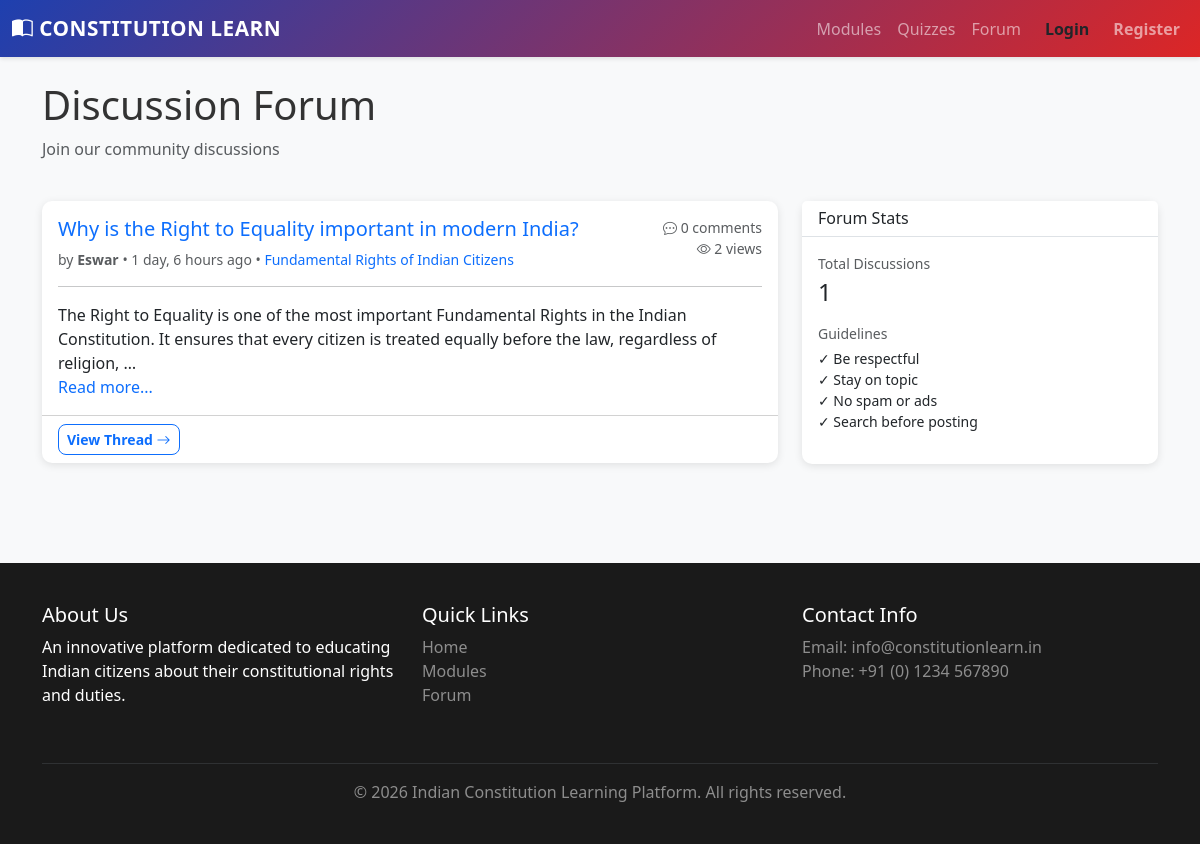
The app's page /discussions/ with its own data.
### core/models.py (models this page shows, shortened)
class DiscussionThread(models.Model):
    STATUS_CHOICES = [
        ('open', 'Open'),
        ('closed', 'Closed'),
        ('pinned', 'Pinned'),
    ]
    title = models.CharField(
        max_length=255,
        help_text='Thread title'
    )
    content = models.TextField(help_text='Thread content')
    author = models.ForeignKey(
        CustomUser,
        on_delete=models.CASCADE,
        related_name='discussion_threads',
        help_text='Thread creator'
    )
    module = models.ForeignKey(
        LearningModule,
        on_delete=models.SET_NULL,
        null=True,
        blank=True,
        related_name='discussion_threads',
        help_text='Related module (optional)'
    )
    status = models.CharField(
        max_length=20,
        choices=STATUS_CHOICES,
        default='open',
        help_text='Thread status'
    )
    is_pinned = models.BooleanField(
        default=False,
        help_text='Pin thread to top'
    )
    views_count = models.PositiveIntegerField(
        default=0,
        help_text='Number of views'
    )
    created_at = models.DateTimeField(auto_now_add=True)
    updated_at = models.DateTimeField(auto_now=True)
    class Meta:
        db_table = 'discussion_thread'
        verbose_name = 'Discussion Thread'
        verbose_name_plural = 'Discussion Threads'
        ordering = ['-is_pinned', '-updated_at']
        indexes = [
            models.Index(fields=['-is_pinned', '-created_at']),
            models.Index(fields=['module', 'status']),
        ]

class CustomUser(AbstractUser):
    ROLE_CHOICES = [
        ('admin', 'Administrator'),
        ('educator', 'Educator'),
        ('citizen', 'Citizen'),
    ]
    role = models.CharField(
        max_length=20,
        choices=ROLE_CHOICES,
        default='citizen',
        help_text='User role in the platform'
    )
    bio = models.TextField(
        blank=True,
        null=True,
        help_text='User biography'
    )
    profile_image = models.ImageField(
        upload_to='profiles/',
        blank=True,
        null=True,
        help_text='User profile picture'
    )
    is_email_verified = models.BooleanField(
        default=False,
        help_text='Email verification status'
    )
    created_at = models.DateTimeField(auto_now_add=True)
    updated_at = models.DateTimeField(auto_now=True)
    class Meta:
        db_table = 'custom_user'
        verbose_name = 'User'
        verbose_name_plural = 'Users'
        ordering = ['-created_at']
        indexes = [
            models.Index(fields=['role']),
            models.Index(fields=['email']),
        ]

class LearningModule(models.Model):
    STATUS_CHOICES = [
        ('draft', 'Draft'),
        ('published', 'Published'),
        ('archived', 'Archived'),
    ]
    title = models.CharField(
        max_length=255,
        unique=True,
        help_text='Module title'
    )
    description = models.TextField(help_text='Module description')
    content = models.TextField(help_text='Module main content')
    slug = models.SlugField(
        unique=True,
        help_text='URL-friendly identifier'
    )
    created_by = models.ForeignKey(
        CustomUser,
        on_delete=models.SET_NULL,
        null=True,
        related_name='created_modules',
        help_text='Educator who created this module'
    )
    status = models.CharField(
        max_length=20,
        choices=STATUS_CHOICES,
        default='draft',
        help_text='Publication status'
    )
    order = models.PositiveIntegerField(
        default=0,
        help_text='Display order'
    )
    image = models.ImageField(
        upload_to='modules/',
        blank=True,
        null=True,
        help_text='Module cover image'
    )
    attachment = models.FileField(
        upload_to='modules/attachments/',
        blank=True,
        null=True,
        help_text='Additional PDF or document'
    )
    difficulty_level = models.CharField(
        max_length=20,
        choices=[
            ('beginner', 'Beginner'),
            ('intermediate', 'Intermediate'),
            ('advanced', 'Advanced'),
        ],
        default='beginner',
        help_text='Difficulty level'
    )
    estimated_time = models.PositiveIntegerField(
        default=15,
        help_text='Estimated reading time in minutes'
    )
    created_at = models.DateTimeField(auto_now_add=True)
    updated_at = models.DateTimeField(auto_now=True)
    published_at = models.DateTimeField(null=True, blank=True)
    class Meta:
        db_table = 'learning_module'
        verbose_name = 'Learning Module'
        verbose_name_plural = 'Learning Modules'
        ordering = ['order', '-created_at']
        indexes = [
            models.Index(fields=['status', 'order']),
            models.Index(fields=['slug']),
        ]

### core/views.py (the view)
# urls.py: path('discussions/', views.DiscussionThreadListView.as_view(), name='thread_list'),
class DiscussionThreadListView(ListView):
    model = DiscussionThread
    template_name = 'core/discussions/thread_list.html'
    context_object_name = 'threads'
    paginate_by = 15
    def get_queryset(self):
        return DiscussionThread.objects.all().annotate(
            comment_count=Count('comments')
        ).order_by('-is_pinned', '-updated_at')

### templates/core/discussions/thread_list.html (shortened to what this page needs)
{% extends "base.html" %}
{% block content %}
<div class="container">
    <div class="row mb-4">
        <div class="col">
            <h1 class="mb-2">Discussion Forum</h1>
            <p class="text-muted">Join our community discussions</p>
        </div>
    </div>
    <div class="row">
        <div class="col-lg-8">
            {% for thread in threads %}
            <div class="card border-0 shadow-sm mb-3">
                <div class="card-body">
                    <div class="d-flex justify-content-between align-items-start">
                        <div class="flex-grow-1">
                            <h5 class="mb-2">
                                <a href="{% url 'thread_detail' thread.pk %}" class="text-decoration-none">
                                    {{ thread.title }}
                                </a>
                            </h5>
                            <p class="text-muted small mb-0">
                                by <strong>{{ thread.author.username }}</strong>
                                • {{ thread.created_at|timesince }} ago
                                {% if thread.module %}
                                • <a href="{% url 'module_detail' thread.module.slug %}" class="text-decoration-none">{{ thread.module.title }}</a>
                                {% endif %}
                            </p>
                        </div>
                        <div class="text-end">
                            <div class="small text-muted">
                                <div><i class="bi bi-chat-dots"></i> {{ thread.comments.count }} comments</div>
                                <div><i class="bi bi-eye"></i> {{ thread.views_count }} views</div>
                            </div>
                        </div>
                    </div>
                    <hr class="my-3">
                    <p class="mb-0">{{ thread.content|truncatewords:30 }}</p>
                    {% if thread.content|truncatewords:30|wordcount > 30 %}
                    <a href="{% url 'thread_detail' thread.pk %}" class="text-decoration-none">Read more...</a>
                    {% endif %}
                </div>
                <div class="card-footer bg-transparent">
                    <a href="{% url 'thread_detail' thread.pk %}" class="btn btn-sm btn-outline-primary">
                        View Thread <i class="bi bi-arrow-right"></i>
                    </a>
                </div>
            </div>
            {% empty %}
            <div class="alert alert-info">
                No discussions yet. <a href="{% url 'thread_create' %}">Start one!</a>
            </div>
            {% endfor %}
        </div>
        <div class="col-lg-4">
            <div class="card border-0 shadow-sm">
                <div class="card-header bg-white border-bottom">
                    <h6 class="mb-0">Forum Stats</h6>
                </div>
                <div class="card-body">
                    <p class="text-muted small mb-1">Total Discussions</p>
                    <h4 class="mb-3">{{ paginator.count }}</h4>
                    <p class="text-muted small mb-1">Guidelines</p>
                    <ul class="list-unstyled small">
                        <li>✓ Be respectful</li>
                        <li>✓ Stay on topic</li>
                        <li>✓ No spam or ads</li>
                        <li>✓ Search before posting</li>
                    </ul>
                </div>
            </div>
        </div>
    </div>
</div>
{% endblock %}

### static/css/style.css (style rules this page uses)
:root { --primary-color: #1e40af; --secondary-color: #dc2626; --success-color: #16a34a; --warning-color: #d97706; --danger-color: #dc2626; --info-color: #0284c7; --dark-color: #1a1a1a; --light-color: #f8f9fa; }
* { margin: 0; padding: 0; box-sizing: border-box; }
body { font-family: 'Segoe UI', Tahoma, Geneva, Verdana, sans-serif; background-color: #f8f9fa; color: #333; }
.card { border: none; border-radius: 10px; box-shadow: 0 2px 8px rgba(0,0,0,0.1); transition: all 0.3s cubic-bezier(0.4, 0, 0.2, 1); }
.btn { border-radius: 8px; font-weight: 600; transition: all 0.3s ease; }
.shadow-sm { box-shadow: 0 2px 8px rgba(0,0,0,0.1) !important; }

### templates/base.html (style rules this page uses)
:root { --primary-color: #1e40af; --secondary-color: #dc2626; --success-color: #16a34a; }
body { font-family: 'Segoe UI', Tahoma, Geneva, Verdana, sans-serif; background-color: #f8f9fa; }
.card { border: none; border-radius: 10px; box-shadow: 0 2px 8px rgba(0,0,0,0.1); transition: transform 0.3s, box-shadow 0.3s; }

### records on screen
DiscussionThread: title "Why is the Right to Equality important in modern India?", author.username "Eswar", created_at "1 day, 6 hours", module "Fundamental Rights of Indian Citizens", comments.count "0", views_count "2", content "The Right to Equality is one of the most important Fundamental Rights in the Indian Constitution. It ensures that every citizen is treated equally before the law, regardless of religion, …", shows "Read more..."

### other values on screen
{{ paginator.count }} "1"
